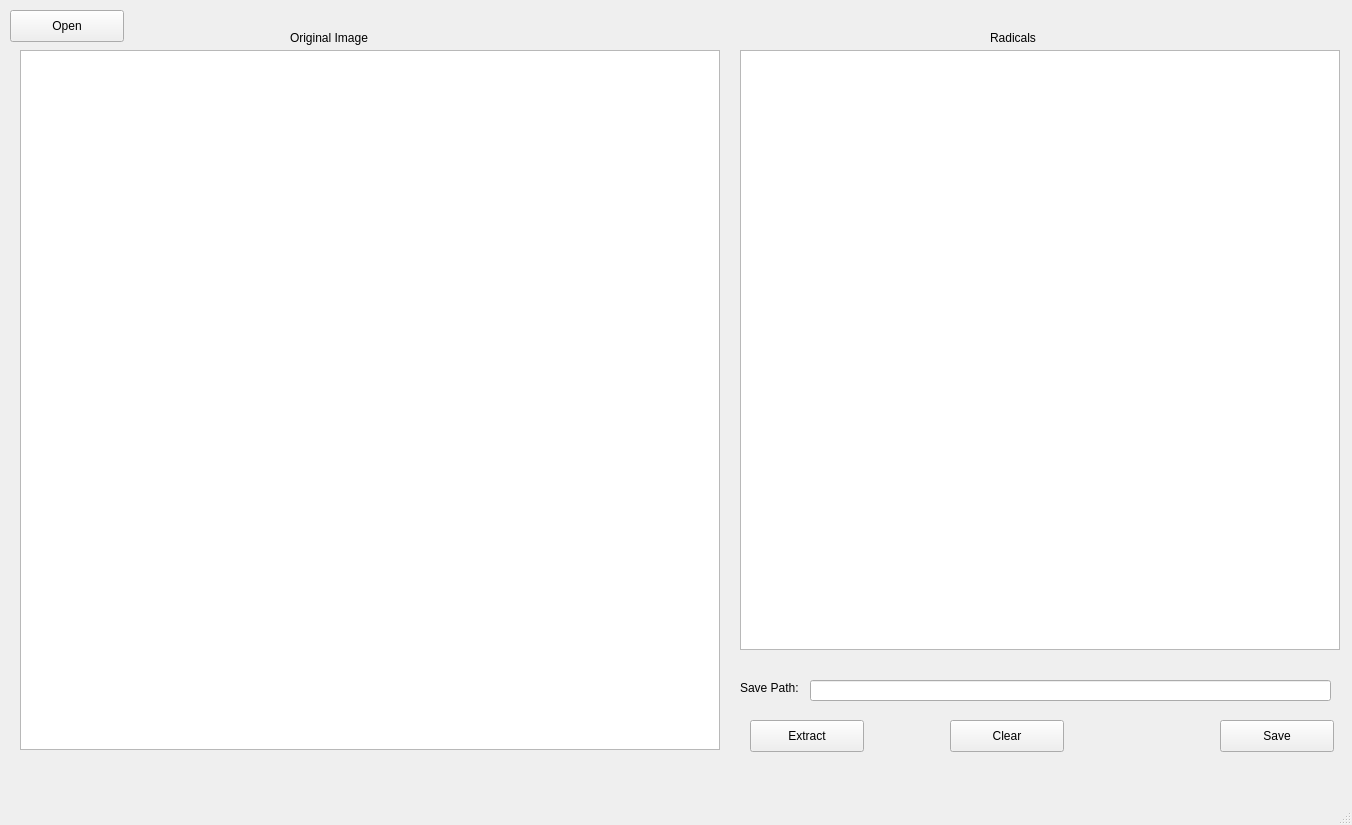
<?xml version="1.0" encoding="UTF-8"?>
<ui version="4.0">
 <class>MainWindow</class>
 <widget class="QMainWindow" name="MainWindow">
  <property name="geometry">
   <rect>
    <x>0</x>
    <y>0</y>
    <width>1352</width>
    <height>825</height>
   </rect>
  </property>
  <property name="windowTitle">
   <string>MainWindow</string>
  </property>
  <widget class="QWidget" name="centralwidget">
   <widget class="QPushButton" name="open_pushButton">
    <property name="geometry">
     <rect>
      <x>10</x>
      <y>10</y>
      <width>114</width>
      <height>32</height>
     </rect>
    </property>
    <property name="text">
     <string>Open</string>
    </property>
   </widget>
   <widget class="QGraphicsView" name="char_graphicsView">
    <property name="geometry">
     <rect>
      <x>20</x>
      <y>50</y>
      <width>700</width>
      <height>700</height>
     </rect>
    </property>
   </widget>
   <widget class="QGraphicsView" name="radical_graphicsView">
    <property name="geometry">
     <rect>
      <x>740</x>
      <y>50</y>
      <width>600</width>
      <height>600</height>
     </rect>
    </property>
   </widget>
   <widget class="QLabel" name="label">
    <property name="geometry">
     <rect>
      <x>740</x>
      <y>680</y>
      <width>81</width>
      <height>16</height>
     </rect>
    </property>
    <property name="text">
     <string>Save Path:</string>
    </property>
   </widget>
   <widget class="QLineEdit" name="save_path_lineEdit">
    <property name="geometry">
     <rect>
      <x>810</x>
      <y>680</y>
      <width>521</width>
      <height>21</height>
     </rect>
    </property>
   </widget>
   <widget class="QPushButton" name="save_pushButton">
    <property name="geometry">
     <rect>
      <x>1220</x>
      <y>720</y>
      <width>114</width>
      <height>32</height>
     </rect>
    </property>
    <property name="text">
     <string>Save</string>
    </property>
   </widget>
   <widget class="QLabel" name="label_2">
    <property name="geometry">
     <rect>
      <x>290</x>
      <y>30</y>
      <width>101</width>
      <height>16</height>
     </rect>
    </property>
    <property name="text">
     <string>Original Image</string>
    </property>
   </widget>
   <widget class="QLabel" name="label_3">
    <property name="geometry">
     <rect>
      <x>990</x>
      <y>30</y>
      <width>71</width>
      <height>16</height>
     </rect>
    </property>
    <property name="text">
     <string>Radicals</string>
    </property>
   </widget>
   <widget class="QPushButton" name="clear_pushButton">
    <property name="geometry">
     <rect>
      <x>950</x>
      <y>720</y>
      <width>114</width>
      <height>32</height>
     </rect>
    </property>
    <property name="text">
     <string>Clear</string>
    </property>
   </widget>
   <widget class="QPushButton" name="extract_pushButton">
    <property name="geometry">
     <rect>
      <x>750</x>
      <y>720</y>
      <width>114</width>
      <height>32</height>
     </rect>
    </property>
    <property name="text">
     <string>Extract</string>
    </property>
   </widget>
  </widget>
  <widget class="QMenuBar" name="menubar">
   <property name="geometry">
    <rect>
     <x>0</x>
     <y>0</y>
     <width>1352</width>
     <height>22</height>
    </rect>
   </property>
  </widget>
  <widget class="QStatusBar" name="statusbar"/>
 </widget>
 <resources/>
 <connections/>
</ui>
